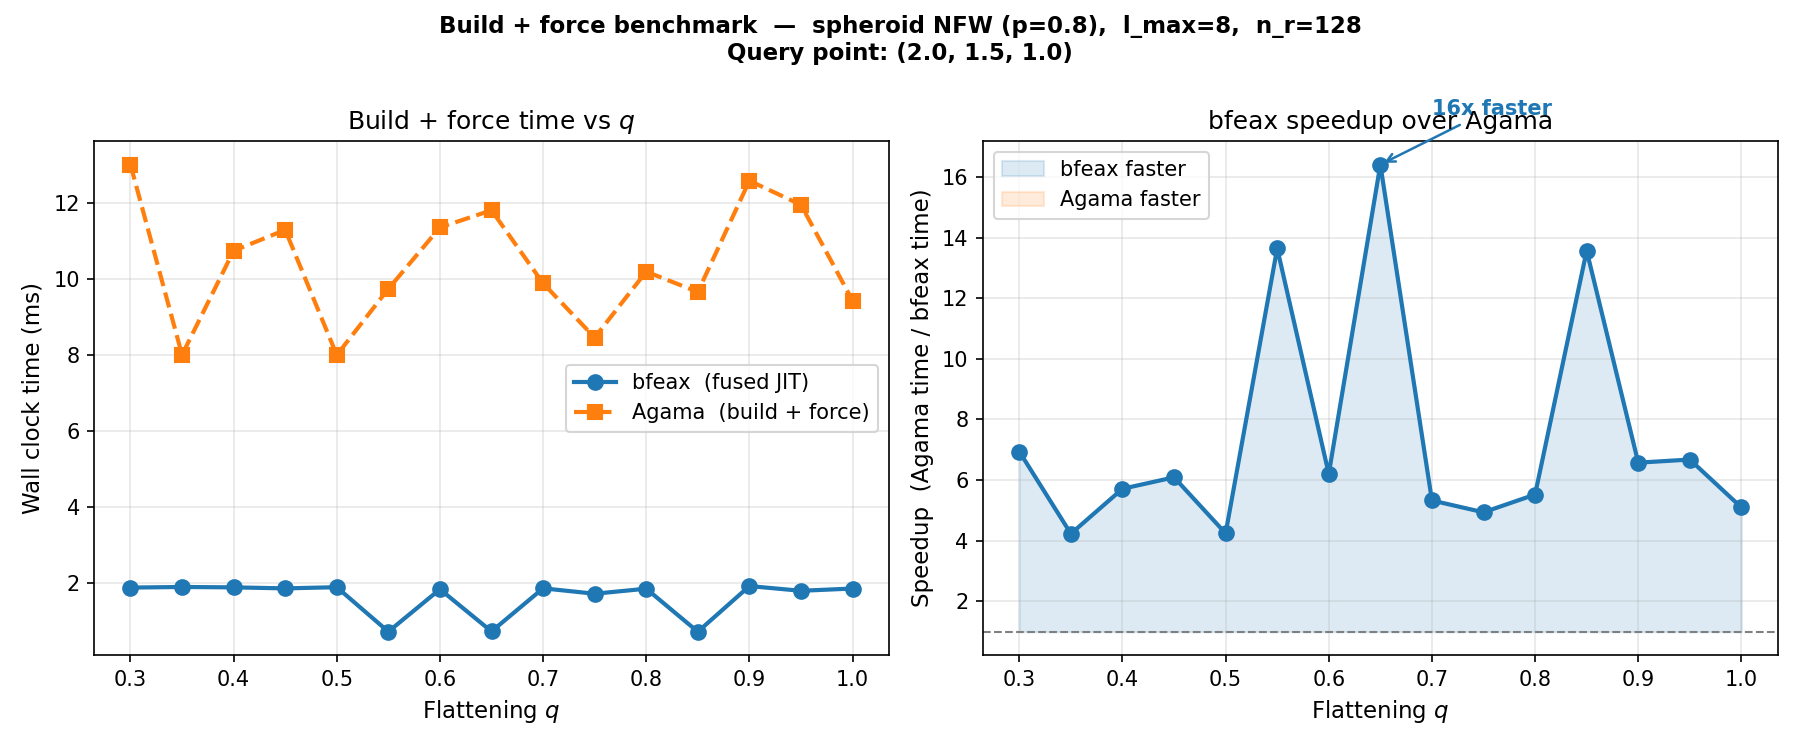

Generate this figure with Python:
"""
benchmark_build.py — bfeax fused build+force vs Agama build+force.

Varies the flattening q at fixed other parameters.  Measures the wall-clock
time to build the expansion AND evaluate the force at a single point.

bfeax strategy
--------------
  A single @jax.jit function captures the full pipeline:
    q  ->  _spheroid_core()  ->  phi_coeffs  ->  force at (x,y,z)

  After warmup (one XLA compilation, not timed), each subsequent call with a
  new q just re-executes the compiled graph — no Python overhead, no rebuild.

Agama strategy
--------------
  agama.Potential(...) rebuilds the C++ internal structure from scratch each
  call.  There is no way to fuse or pre-compile against varying parameters.

Protocol
--------
  1. Warm up bfeax JIT for N_WARMUP calls (compilation happens here).
  2. For each q: run N_REPS timed bfeax calls; report median.
  3. For each q: run N_REPS timed Agama (build + force) calls; report median.
"""

import math
import time

import jax
import jax.numpy as jnp
import numpy as np
import agama
import matplotlib
matplotlib.use("Agg")
import matplotlib.pyplot as plt

jax.config.update("jax_enable_x64", True)
agama.setUnits(mass=1, length=1, velocity=1)

from bfe.potential import _spheroid_core, _lm_keys
from bfe.grid import make_radial_grid
from bfe.sph_harm import _alp_recurrence, _normalization


# ── Fixed parameters ──────────────────────────────────────────────────────────

RHO0  = 1.0
ALPHA = 1.0   # inner slope
BETA  = 3.0   # outer slope
GAMMA = 1.0   # transition
A     = 1.0   # scale radius
P     = 0.8   # y/x axis ratio (fixed)

L_MAX = 8
N_R   = 128
R_MIN = 0.01
R_MAX = 300.0

N_WARMUP = 3
N_REPS   = 20

# Single query point
XQ, YQ, ZQ = 2.0, 1.5, 1.0

# Flattening values to sweep
Q_VALS = np.round(np.linspace(0.3, 1.0, 15), 4)


# ── Precomputed constants (captured as XLA constants in the JIT closure) ──────

_r_grid     = make_radial_grid(N_R, R_MIN, R_MAX)
_log_r_grid = jnp.log(_r_grid)

_n_theta = L_MAX + 2
_n_phi   = 2 * L_MAX + 1

# Use triaxial symmetry throughout: even l, even m >= 0.
# For q close to 1 the odd modes have near-zero coefficients anyway.
_lm_keys_list  = _lm_keys(L_MAX, "triaxial")
_lm_keys_tuple = tuple(_lm_keys_list)

# Precompute normalization factors (Python-level, static wrt JIT)
_l_needed = max(l for l, _ in _lm_keys_list)
_m_needed = max(abs(m) for _, m in _lm_keys_list)
_norms = [
    math.sqrt(2) * _normalization(l, abs(m)) if abs(m) > 0 else _normalization(l, 0)
    for l, m in _lm_keys_list
]


# ── Force evaluation from traced phi_coeffs ───────────────────────────────────

def _force_from_coeffs(phi_coeffs, log_r_k, x, y, z):
    """
    Evaluate (Fx, Fy, Fz) at a single point from traced spline coefficients.

    phi_coeffs : (a, b, c, d) each shape (n_modes, n_r-1) — traced JAX arrays
    log_r_k    : (n_r,) — log-spaced knot positions, treated as constant
    x, y, z    : scalars

    Uses all modes in _lm_keys_list (no amplitude-based pruning, since
    coefficient values are traced and can't be inspected at compile time).
    """
    a_c, b_c, c_c, d_c = phi_coeffs

    # Coordinates
    r_xy_sq       = x * x + y * y
    r_safe        = jnp.maximum(jnp.sqrt(r_xy_sq + z * z), 1e-30)
    r_xy          = jnp.sqrt(r_xy_sq)
    r_xy_safe     = jnp.maximum(r_xy, 1e-30)
    cos_theta     = z / r_safe
    sin_theta     = r_xy / r_safe
    sin_theta_safe = jnp.maximum(sin_theta, 1e-30)
    cos_phi = jnp.where(r_xy > 1e-30, x / r_xy_safe, 1.0)
    sin_phi = jnp.where(r_xy > 1e-30, y / r_xy_safe, 0.0)
    log_r   = jnp.log(r_safe)
    inv_r   = 1.0 / r_safe

    # Spline lookup
    idx = jnp.clip(
        jnp.searchsorted(log_r_k, log_r, side="right") - 1,
        0, log_r_k.shape[0] - 2,
    )
    dt  = log_r - log_r_k[idx]
    dt2 = dt * dt

    phi_vals  = a_c[:, idx] + b_c[:, idx] * dt + c_c[:, idx] * dt2 + d_c[:, idx] * (dt2 * dt)
    phi_dlogr = b_c[:, idx] + 2.0 * c_c[:, idx] * dt + 3.0 * d_c[:, idx] * dt2

    # Legendre and trig recurrences — unrolled at trace time (l/m are static)
    P = _alp_recurrence(_l_needed, cos_theta)
    cos_m = [jnp.ones_like(cos_phi)]
    sin_m = [jnp.zeros_like(cos_phi)]
    for mm in range(1, _m_needed + 1):
        cos_m.append(cos_m[mm - 1] * cos_phi - sin_m[mm - 1] * sin_phi)
        sin_m.append(sin_m[mm - 1] * cos_phi + cos_m[mm - 1] * sin_phi)

    Y_list, dYdth_list, dYdphi_st_list = [], [], []
    for i_mode, (l, ms) in enumerate(_lm_keys_list):
        m   = abs(ms)
        fac = _norms[i_mode]

        trig       = cos_m[m] if ms > 0 else (sin_m[m] if ms < 0 else 1.0)
        trig_other = sin_m[m] if ms > 0 else (cos_m[m] if ms < 0 else None)

        Plm = P[l][m]
        Y_list.append(fac * Plm * trig)

        if l == 0:
            dYdth_list.append(jnp.zeros_like(cos_theta))
        else:
            P_prev = P[l - 1][m] if m <= l - 1 else 0.0
            dYdth_list.append(
                fac * (l * cos_theta * Plm - (l + m) * P_prev) / sin_theta_safe * trig
            )

        if ms == 0:
            dYdphi_st_list.append(jnp.zeros_like(cos_phi))
        else:
            dYdphi_st_list.append(-ms * fac * Plm / sin_theta_safe * trig_other)

    Y_arr         = jnp.stack(Y_list)
    dYdth_arr     = jnp.stack(dYdth_list)
    dYdphi_st_arr = jnp.stack(dYdphi_st_list)

    dPhi_dr      = jnp.dot(phi_dlogr, Y_arr)         * inv_r
    dPhi_dth_r   = jnp.dot(phi_vals,  dYdth_arr)     * inv_r
    dPhi_dphi_rs = jnp.dot(phi_vals,  dYdphi_st_arr) * inv_r

    Fx = -(dPhi_dr * sin_theta * cos_phi + dPhi_dth_r * cos_theta * cos_phi - dPhi_dphi_rs * sin_phi)
    Fy = -(dPhi_dr * sin_theta * sin_phi + dPhi_dth_r * cos_theta * sin_phi + dPhi_dphi_rs * cos_phi)
    Fz = -(dPhi_dr * cos_theta           - dPhi_dth_r * sin_theta)

    return Fx, Fy, Fz


# ── Fused JIT function ────────────────────────────────────────────────────────

@jax.jit
def build_and_force(q, x, y, z):
    """
    Full pipeline under one JIT: spheroid with flattening q → force at (x,y,z).

    All other params (rho0, alpha, beta, gamma, a, p, grid, modes) are
    captured as closure constants and folded into the XLA graph at compile time.
    Rerunning with a new q value requires no Python overhead or recompilation.
    """
    phi_coeffs, _, _, _ = _spheroid_core(
        _r_grid,
        RHO0, ALPHA, BETA, GAMMA, A, P, q,
        1e30, 0.0,
        L_MAX, _n_theta, _n_phi, _lm_keys_tuple,
    )
    return _force_from_coeffs(phi_coeffs, _log_r_grid, x, y, z)


# ── Warmup ────────────────────────────────────────────────────────────────────

xj = jnp.array(XQ)
yj = jnp.array(YQ)
zj = jnp.array(ZQ)

print(f"Warming up bfeax fused JIT  (l_max={L_MAX}, n_r={N_R}) ...")
t0 = time.perf_counter()
for _ in range(N_WARMUP):
    out = build_and_force(jnp.array(Q_VALS[0]), xj, yj, zj)
    jax.block_until_ready(out)
print(f"  done in {time.perf_counter() - t0:.2f}s\n")


# ── Benchmark ─────────────────────────────────────────────────────────────────

print(f"{'q':>6}  {'bfeax (ms)':>12}  {'Agama (ms)':>12}  {'speedup':>10}")
print("-" * 48)

times_bfe   = []
times_agama = []

for q_val in Q_VALS:
    q_j = jnp.array(q_val)

    # bfeax: fused build + force
    ts = []
    for _ in range(N_REPS):
        t0 = time.perf_counter()
        out = build_and_force(q_j, xj, yj, zj)
        jax.block_until_ready(out)
        ts.append(time.perf_counter() - t0)
    times_bfe.append(np.median(ts))

    # Agama: build Potential + evaluate force
    ts = []
    for _ in range(N_REPS):
        t0 = time.perf_counter()
        pot = agama.Potential(
            type="Multipole",
            density=agama.Density(
                type="Spheroid", densityNorm=RHO0, scaleRadius=A,
                axisRatioY=P, axisRatioZ=float(q_val),
                alpha=ALPHA, beta=BETA, gamma=GAMMA,
            ),
            lmax=L_MAX, gridSizeR=N_R, rmin=R_MIN, rmax=R_MAX,
        )
        pot.force([[XQ, YQ, ZQ]])
        ts.append(time.perf_counter() - t0)
    times_agama.append(np.median(ts))

    speedup = times_agama[-1] / times_bfe[-1]
    print(f"{q_val:>6.3f}  {times_bfe[-1]*1e3:>12.2f}  {times_agama[-1]*1e3:>12.2f}  {speedup:>9.1f}x")


# ── Plot ──────────────────────────────────────────────────────────────────────

q_arr   = np.array(Q_VALS)
t_bfe   = np.array(times_bfe)
t_agama = np.array(times_agama)
speedup = t_agama / t_bfe

fig, axes = plt.subplots(1, 2, figsize=(12, 5))
fig.suptitle(
    f"Build + force benchmark  —  spheroid NFW (p={P}),  "
    f"l_max={L_MAX},  n_r={N_R}\n"
    f"Query point: ({XQ}, {YQ}, {ZQ})",
    fontsize=11, fontweight="bold",
)

ax = axes[0]
ax.plot(q_arr, t_bfe   * 1e3, "o-",  color="C0", lw=2, ms=7, label="bfeax  (fused JIT)")
ax.plot(q_arr, t_agama * 1e3, "s--", color="C1", lw=2, ms=7, label="Agama  (build + force)")
ax.set_xlabel("Flattening $q$", fontsize=11)
ax.set_ylabel("Wall clock time (ms)", fontsize=11)
ax.set_title("Build + force time vs $q$")
ax.legend(fontsize=10)
ax.grid(True, alpha=0.3)

ax = axes[1]
ax.plot(q_arr, speedup, "o-", color="C0", lw=2, ms=7)
ax.axhline(1.0, color="gray", ls="--", lw=1)
ax.fill_between(q_arr, speedup, 1.0, where=(speedup >= 1), alpha=0.15, color="C0", label="bfeax faster")
ax.fill_between(q_arr, speedup, 1.0, where=(speedup  < 1), alpha=0.15, color="C1", label="Agama faster")
ax.set_xlabel("Flattening $q$", fontsize=11)
ax.set_ylabel("Speedup  (Agama time / bfeax time)", fontsize=11)
ax.set_title("bfeax speedup over Agama")
ax.legend(fontsize=10)
ax.grid(True, alpha=0.3)

peak_idx = int(np.argmax(speedup))
if speedup[peak_idx] > 1.0:
    ax.annotate(
        f"{speedup[peak_idx]:.0f}x faster",
        xy=(q_arr[peak_idx], speedup[peak_idx]),
        xytext=(q_arr[peak_idx] + 0.05, speedup[peak_idx] * 1.1),
        fontsize=10, fontweight="bold", color="C0",
        arrowprops=dict(arrowstyle="->", color="C0", lw=1.2),
    )

fig.tight_layout()
fig.savefig("benchmark_build.png", dpi=150)
print("\nSaved: benchmark_build.png")
